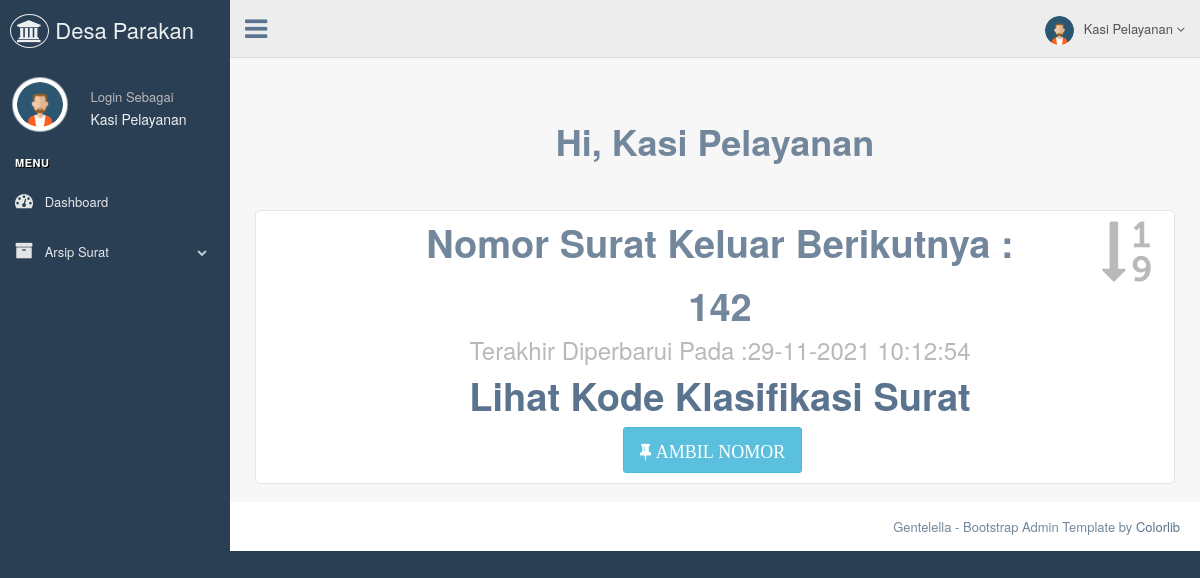
Page /bagian/ceknomor.php (signed in) on the committed database.
### tables this page shows
CREATE TABLE `tb_bagian` (
  `id_bagian` int(11) NOT NULL,
  `nama_bagian` varchar(120) NOT NULL,
  `username_admin_bagian` varchar(50) NOT NULL,
  `password_bagian` varchar(50) NOT NULL,
  `nama_lengkap` varchar(70) NOT NULL,
  `tanggal_lahir_bagian` date NOT NULL,
  `alamat` text NOT NULL,
  `no_hp_bagian` varchar(12) NOT NULL,
  `gambar` varchar(255) NOT NULL
);

CREATE TABLE `tb_suratkeluar` (
  `id_suratkeluar` int(11) NOT NULL,
  `tanggalkeluar_suratkeluar` datetime NOT NULL,
  `nomor_suratkeluar` varchar(45) NOT NULL,
  `nama_bagian` varchar(70) NOT NULL,
  `tanggalsurat_suratkeluar` date NOT NULL,
  `kepada_suratkeluar` varchar(255) NOT NULL,
  `perihal_suratkeluar` text NOT NULL,
  `file_suratkeluar` varchar(255) NOT NULL,
  `operator` varchar(50) NOT NULL,
  `tanggal_entry` datetime NOT NULL DEFAULT current_timestamp()
);

### bagian/ceknomor.php (the view, shortened to what this page needs)
<!DOCTYPE html>
<html lang="en">
  <head>
    <link href="../assets/vendors/bootstrap/dist/css/bootstrap.min.css" rel="stylesheet">
    <link href="../assets/vendors/font-awesome/css/font-awesome.min.css" rel="stylesheet">
    <link href="../assets/vendors/nprogress/nprogress.css" rel="stylesheet">
    <link href="../assets/vendors/iCheck/skins/flat/green.css" rel="stylesheet">
    <link href="../assets/vendors/bootstrap-progressbar/css/bootstrap-progressbar-3.3.4.min.css" rel="stylesheet">
    <link href="../assets/vendors/jqvmap/dist/jqvmap.min.css" rel="stylesheet"/>
    <link href="../assets/vendors/bootstrap-daterangepicker/daterangepicker.css" rel="stylesheet">
    <link href="../assets/build/css/custom.min.css" rel="stylesheet">
  </head>
  <body class="nav-md">
    <div class="container body">
      <div class="main_container">
        <?php
        include("sidebarmenu.php");
        ?>
        <?php
        include("header.php");
        ?>
        <div class="right_col" role="main">
          <div class="row">
              <div class="col-md-12">
                <div class="">
                  <div class="x_content">
                    <div class="row">
                      <div class="row">
                        <div class="col-md-12 col-sm-12 col-xs-12">
                            <br><br>
                                <center><h1><b>Hi, <?php echo $_SESSION['nama'];?></b></h1></center>
                            <br><br>
                        </div>
                      </div>
                      <?php include '../koneksi/koneksi.php';
                          $sql1 		= "SELECT * FROM tb_suratkeluar ORDER BY tanggal_entry DESC LIMIT 1" ;
                          $query1  	= mysqli_query($db, $sql1);
                          $data1     = mysqli_fetch_array($query1);
                          $update = $data1['tanggal_entry'];
                          $update = date('d-m-Y H:i:s', strtotime($update));
                          $sql2 		= "SELECT * FROM tb_suratkeluar ORDER BY nomor_suratkeluar DESC LIMIT 1" ;
                          $query2  	= mysqli_query($db, $sql2);
                          $data2     = mysqli_fetch_array($query2);
                          $nomor = $data2['nomor_suratkeluar'];
                          if ($jumlah =0){
                            $nomorbaru = "0001";
                          } else {
                            $nomormax = substr($nomor,0,4);
                            $nomorbaru = intval($nomormax)+1;
                            }
                            ?>
                    <form action="ambilnomor.php"  name="ambilnomor" method="post" enctype="multipart/form-data" id="demo-form2" data-parsley-validate class="form-horizontal form-label-left">
                      <div class="animated flipInY col-lg-12 col-md-12 col-sm-12 col-xs-12">
                        <div class="tile-stats">
                          <div class="icon"><i class="fa fa-sort-numeric-asc"></i>
                          </div>
                          <div class="count"><center>Nomor Surat Keluar Berikutnya :</center></div>
                          <div class="count"><center><?php echo "$nomorbaru" ?></center></div>
                          <center><h3>Terakhir Diperbarui Pada :<?php echo "$update" ?></h3> </center>
                          <div class="count"><a href= "../admin/file/kode_klasifikasi_surat.xlsx"><center>Lihat Kode Klasifikasi Surat</center></a></div>
                         <center><button type="submit" title="Ambil Nomor" class="btn btn-info btn-lg"><i class="fa  fa-thumb-tack">  AMBIL NOMOR</i></button></a></center>
                        </div>
                      </div>
                    </div>
                </div>
            </div>
          </div>
          </div>
        </div>
        <footer>
          <div class="pull-right">
            Gentelella - Bootstrap Admin Template by <a href="https://colorlib.com">Colorlib</a>
          </div>
          <div class="clearfix"></div>
        </footer>
      </div>
    </div>
  </body>
</html>

### bagian/sidebarmenu.php (shortened to what this page needs)
<?php
include '../koneksi/koneksi.php';
$sql      = "SELECT * FROM tb_bagian where id_bagian='" . $_SESSION['id'] . "'";
$query    = mysqli_query($db, $sql);
$data     = mysqli_fetch_array($query);
?>
<div class="col-md-3 left_col">
  <div class="left_col scroll-view">
    <div class="navbar nav_title" style="border: 0;">
      <a href="index.php" class="site_title"><i class="fa fa-institution"></i><span> Desa Parakan</span></a>
    </div>
    <div class="profile clearfix">
      <div class="profile_pic">
        <img src="images/<?php echo $data['gambar']; ?>" height="55" width="55" alt="" class="img-circle profile_img">
      </div>
      <div class="profile_info">
        <span>Login Sebagai</span>
        <h2><?php echo $_SESSION['nama']; ?></h2>
      </div>
    </div>
    <br />
    <div id="sidebar-menu" class="main_menu_side hidden-print main_menu">
      <div class="menu_section">
        <h3> Menu </h3>
        <ul class="nav side-menu">
          <li><a href="index.php"><i class="fa fa-tachometer"></i> Dashboard <span></span></a>
          <li><a><i class="fa fa-archive"></i> Arsip Surat <span class="fa fa-chevron-down"></span></a>
          </li>
        </ul>
      </div>
    </div>
  </div>
</div>

### bagian/header.php (shortened to what this page needs)
<?php
include '../koneksi/koneksi.php';
$sql  		= "SELECT * FROM tb_bagian where id_bagian='".$_SESSION['id']."'";
$query  	= mysqli_query($db, $sql);
$data 		= mysqli_fetch_array($query);
?>
        <div class="top_nav">
          <div class="nav_menu">
            <nav>
              <div class="nav toggle">
                <a id="menu_toggle"><i class="fa fa-bars"></i></a>
              </div>
              <ul class="nav navbar-nav navbar-right">
                <li class="">
                  <a href="javascript:;" class="user-profile dropdown-toggle" data-toggle="dropdown" aria-expanded="false">
                    <img src="images/<?php echo $data['gambar']; ?>" alt=""><?php echo $_SESSION['nama'];?>
                    <span class=" fa fa-angle-down"></span>
                  </a>
                </li>
              </ul>
            </nav>
          </div>
        </div>

### rows in the picture
tb_bagian: gambar (picture)
tb_suratkeluar: nomor_suratkeluar "142", tanggal_entry "29-11-2021 10:12:54"

### other values in the picture
$_SESSION['nama'] "Kasi Pelayanan"
